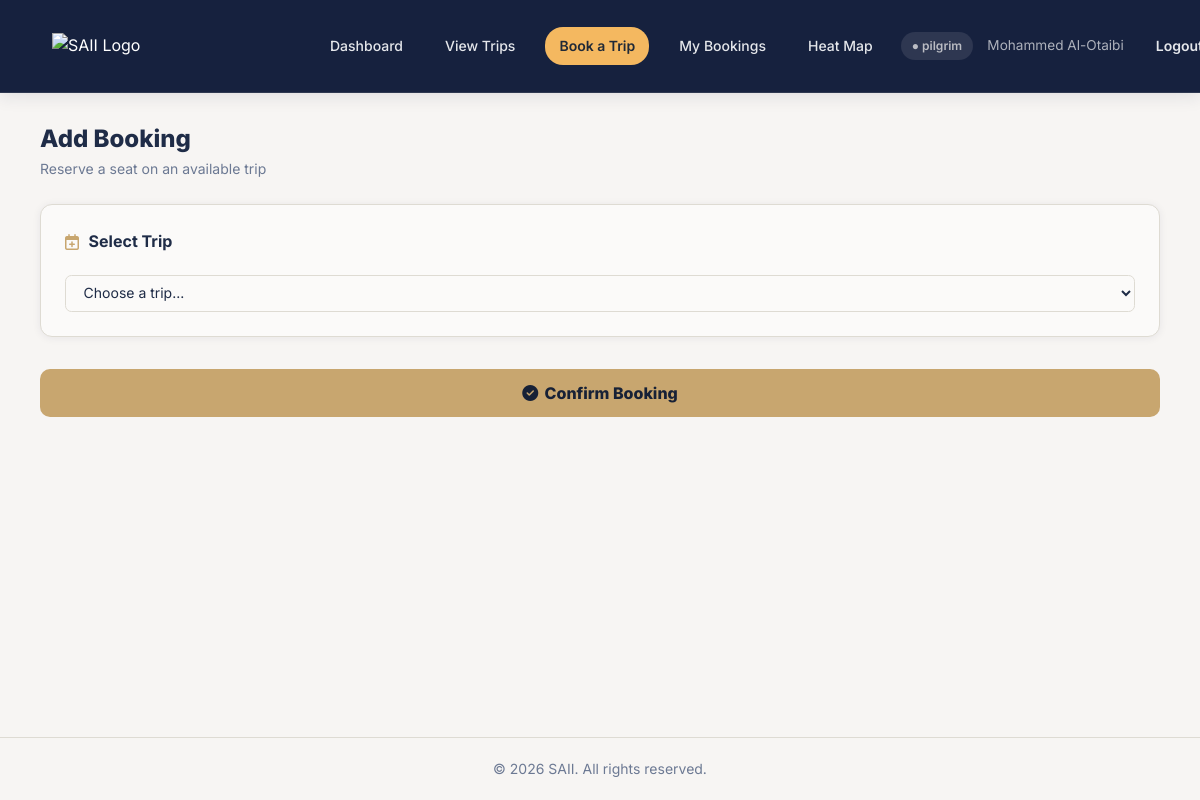
Before: /add-booking.php (signed in) with the older database file.
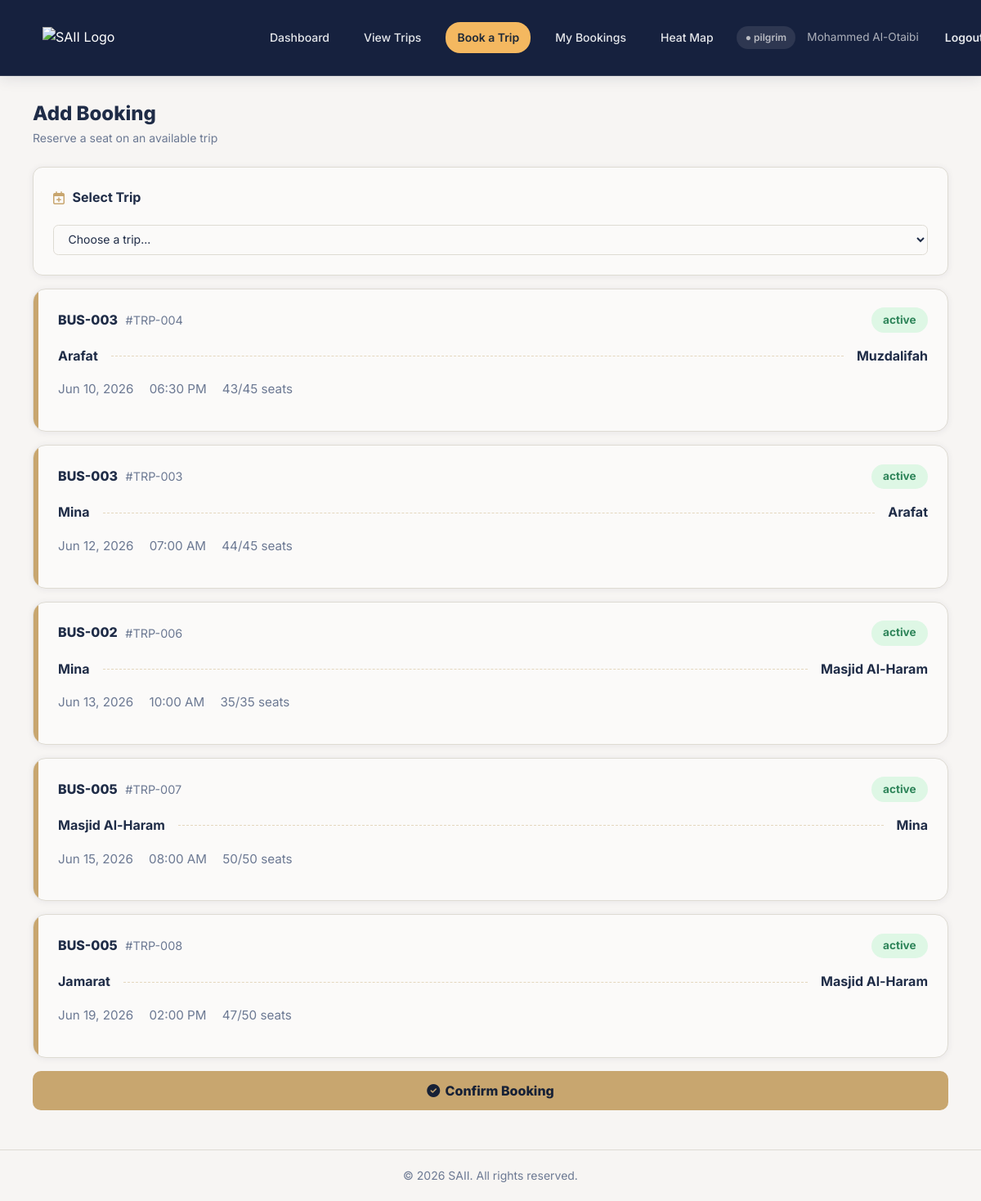
After: the same page with the newer database file.
### tables this page shows
CREATE TABLE `trip` (
  `TripID` int(11) NOT NULL,
  `Origin` varchar(100) NOT NULL,
  `Destination` varchar(100) NOT NULL,
  `DepartureDate` date NOT NULL,
  `DepartureTime` time NOT NULL,
  `TotalSeats` int(11) NOT NULL,
  `AvailableSeats` int(11) NOT NULL,
  `Status` enum('Confirmed','Completed','Cancelled') NOT NULL,
  `Pickup_Location` varchar(150) DEFAULT NULL,
  `BusID` int(11) NOT NULL,
  `AdminID` int(11) NOT NULL
);

CREATE TABLE `bus` (
  `BusID` int(11) NOT NULL,
  `Bus_Number` varchar(50) NOT NULL,
  `Capacity` int(11) NOT NULL,
  `Status` enum('Active','Maintenance') NOT NULL,
  `Driver_Name` varchar(100) NOT NULL,
  `Driver_Phone` varchar(20) NOT NULL
);

### add-booking.php (the view, shortened to what this page needs)
<?php
require 'db_connection.php';
$userName = $_SESSION['User_Name'] ?? 'User';
function e($value) {
    return htmlspecialchars((string)$value, ENT_QUOTES, 'UTF-8');
}
function formatTripRow($row) {
    return [
        'id' => 'TRP-' . str_pad($row['TripID'], 3, '0', STR_PAD_LEFT),
        'bus' => $row['Bus_Number'],
        'from' => $row['Origin'],
        'to' => $row['Destination'],
        'date' => date('M d, Y', strtotime($row['DepartureDate'])),
        'date_value' => date('Y-m-d', strtotime($row['DepartureDate'])),
        'time' => date('h:i A', strtotime($row['DepartureTime'])),
        'seats' => $row['AvailableSeats'] . '/' . $row['TotalSeats'] . ' seats',
        'pickup' => $row['Pickup_Location'] ?? '',
        'duration' => '',
        'busType' => '',
        'note' => '',
    ];
}
$trips = [];
$stmt = mysqli_prepare($conn,
    "SELECT t.TripID, t.Origin, t.Destination, t.DepartureDate, t.DepartureTime,
            t.TotalSeats, t.AvailableSeats, t.Status, t.Pickup_Location, b.Bus_Number
     FROM trip t
     JOIN bus b ON b.BusID = t.BusID
     WHERE t.Status = 'Confirmed' AND t.AvailableSeats > 0
     ORDER BY t.DepartureDate, t.DepartureTime"
);
mysqli_stmt_execute($stmt);
$result = mysqli_stmt_get_result($stmt);
while ($row = mysqli_fetch_assoc($result)) {
    $trips[(string)$row['TripID']] = formatTripRow($row);
}
?>
<!DOCTYPE html>
<html lang="en">
<head>
  <link rel="stylesheet" href="https://cdnjs.cloudflare.com/ajax/libs/font-awesome/6.5.2/css/all.min.css" />
  <link rel="stylesheet" href="styles.css"/>
</head>
<body class="page-wrapper">
  <header class="navbar">
    <div class="navbar-inner">
      <a href="user-dashboard.php" class="nav-logo">
        <img src="image/saii.png" alt="SAII Logo" class="logo-img"/>
      </a>
      <nav class="nav-links">
        <a href="user-dashboard.php" class="nav-link">Dashboard</a>
        <a href="view-trips.php" class="nav-link">View Trips</a>
        <a href="add-booking.php" class="nav-link active">Book a Trip</a>
        <a href="my_bookings.php" class="nav-link">My Bookings</a>
        <a href="user-heat-map.php" class="nav-link">Heat Map</a>
      </nav>
      <div class="nav-right">
        <span class="role-chip user">&#9679; pilgrim</span>
        <span style="color:rgba(255,255,255,.65);font-size:.85rem;"><?= e($userName) ?></span>
        <a href="logout.php" class="btn btn-sm btn-outline-dark">Logout</a>
      </div>
    </div>
  </header>
  <div class="page-content">
    <div class="search-page-head">
      <h1 class="page-title">Add Booking</h1>
      <p class="page-subtitle">Reserve a seat on an available trip</p>
    </div>
    <form method="post" action="add-booking.php" id="bookingForm">
      <div class="card" style="padding:1.5rem; margin-bottom:1rem;">
        <div class="form-card-title" style="margin-bottom:1.25rem;">
          <i class="fa-regular fa-calendar-plus" style="color:var(--accent);"></i>
          Select Trip
        </div>
        <div class="form-group">
          <select class="form-select" id="tripSelect" name="trip_id">
            <option value="">Choose a trip...</option>
          </select>
        </div>
      </div>
      <div class="search-results" id="availableTrips">
        <?php foreach ($trips as $tripKey => $trip): ?>
          <div class="trip-search-card selectable-trip" data-trip="<?= e($tripKey) ?>">
            <div class="trip-search-bar"></div>
            <div class="trip-search-content">
              <div class="trip-search-top">
                <div class="trip-search-title-wrap">
                  <div class="trip-search-title"> <?= e($trip['bus']) ?></div>
                  <div class="trip-search-id">#<?= e($trip['id']) ?></div>
                </div>
                <span class="search-status-badge">active</span>
              </div>
              <div class="trip-search-route">
                <div class="trip-search-place"><?= e($trip['from']) ?></div>
                <div class="trip-search-line"></div>
                <div class="trip-search-place"><?= e($trip['to']) ?></div>
              </div>
              <div class="trip-search-meta">
                <span><?= e($trip['date']) ?></span>
                <span><?= e($trip['time']) ?></span>
                <span><?= e($trip['seats']) ?></span>
              </div>
            </div>
          </div>
        <?php endforeach; ?>
      </div>
      <button type="submit" id="confirmBookingBtn" class="btn btn-accent btn-full" style="margin-top:1rem; padding:1rem 1.25rem; font-size:1rem; font-weight:800;">
        <i class="fa-solid fa-circle-check"></i>
        Confirm Booking
      </button>
    </form>
  </div>
  <footer style="border-top:1px solid var(--border);padding:1.25rem 1rem;text-align:center;background:var(--bg);">
    <p class="text-muted text-sm">&copy; 2026 SAII. All rights reserved.</p>
  </footer>
</body>
</html>

Changed rows visible on the page:
now on this page (row edited): trip: BusID.Bus_Number "BUS-003", id "TRP-004", Origin "Arafat", Destination "Muzdalifah", date "Jun 10, 2026", time "06:30 PM", seats "43/45 seats"
now on this page (row edited): trip: BusID.Bus_Number "BUS-003", id "TRP-003", Origin "Mina", Destination "Arafat", date "Jun 12, 2026", time "07:00 AM", seats "44/45 seats"
now on this page (row edited): trip: BusID.Bus_Number "BUS-002", id "TRP-006", Origin "Mina", Destination "Masjid Al-Haram", date "Jun 13, 2026", time "10:00 AM", seats "35/35 seats"
now on this page (row edited): trip: BusID.Bus_Number "BUS-005", id "TRP-007", Origin "Masjid Al-Haram", Destination "Mina", date "Jun 15, 2026", time "08:00 AM", seats "50/50 seats"
now on this page (row edited): trip: BusID.Bus_Number "BUS-005", id "TRP-008", Origin "Jamarat", Destination "Masjid Al-Haram", date "Jun 19, 2026", time "02:00 PM", seats "47/50 seats"
